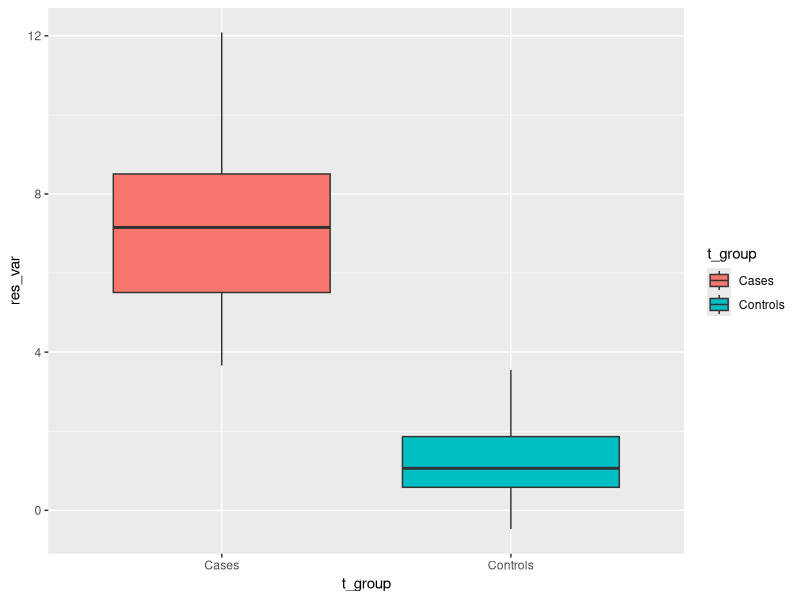

Write R code to recreate this figure.
## ---- chunk 1
# Creating simulated dataframe for ERVs with a positive FC value
n_group <- 2 # number of treatment groups
n_name <- c("Cases", "Controls")
n_size <- c(35, 23)
n_mean <- c(7.3, 1.2)
n_sd<- c(2,1)
t_group <- rep(n_name, n_size)
t_group
table(t_group)

id <- 1:(sum(n_size))

res_var<- c(rnorm(n=n_size[1], mean= n_mean[1], sd=n_sd[1]),
            rnorm(n=n_size[2], mean= n_mean[2], sd=n_sd[2]))
ano_data<- data.frame(id, t_group, res_var)


str(ano_data)
ano_model<- aov(res_var~t_group, data=ano_data)

print(ano_model)
print(summary(ano_model))
z<- summary(ano_model)
aggregate(res_var~t_group, data=ano_data, FUN=mean)
unlist(z)
ano_sum<- list(Fval= unlist(z)[7],
               probF= unlist(z)[9])
## ---- chunk 2
library(ggplot2)
ano_plot <- ggplot(data=ano_data,
                   aes(x= t_group,
                       y= res_var,
                       fill= t_group)) + 
                        geom_boxplot()
   # fill specifies grouping variables
print(ano_plot)
## ---- chunk 3
n_group <- 2 # number of treatment groups
n_name <- c("Cases", "Controls")
n_size <- c(35, 23)
n_mean <- c(5, 4)
n_sd<- c(2,1)
t_group <- rep(n_name, n_size)
t_group
table(t_group)

id <- 1:(sum(n_size))

res_var<- c(rnorm(n=n_size[1], mean= n_mean[1], sd=n_sd[1]),
            rnorm(n=n_size[2], mean= n_mean[2], sd=n_sd[2]))
ano_data<- data.frame(id, t_group, res_var)
str(ano_data)
ano_model<- aov(res_var~t_group, data=ano_data)
print(ano_model)
print(summary(ano_model))
z<- summary(ano_model)
aggregate(res_var~t_group, data=ano_data, FUN=mean)
unlist(z)
ano_sum<- list(Fval= unlist(z)[7],
               probF= unlist(z)[9])
print(ano_sum)
## ---- chunk 4
n_group <- 2 # number of treatment groups
n_name <- c("Cases", "Controls")
n_size <- c(2, 2)
n_mean <- c(7.3, 1.2)
n_sd<- c(2,1)
t_group <- rep(n_name, n_size)
t_group
table(t_group)

id <- 1:(sum(n_size))

res_var<- c(rnorm(n=n_size[1], mean= n_mean[1], sd=n_sd[1]),
            rnorm(n=n_size[2], mean= n_mean[2], sd=n_sd[2]))
ano_data<- data.frame(id, t_group, res_var)
str(ano_data)
ano_model<- aov(res_var~t_group, data=ano_data)
print(ano_model)
print(summary(ano_model))
z<- summary(ano_model)
aggregate(res_var~t_group, data=ano_data, FUN=mean)
unlist(z)
ano_sum<- list(Fval= unlist(z)[7],
               probF= unlist(z)[9])
print(ano_sum)
